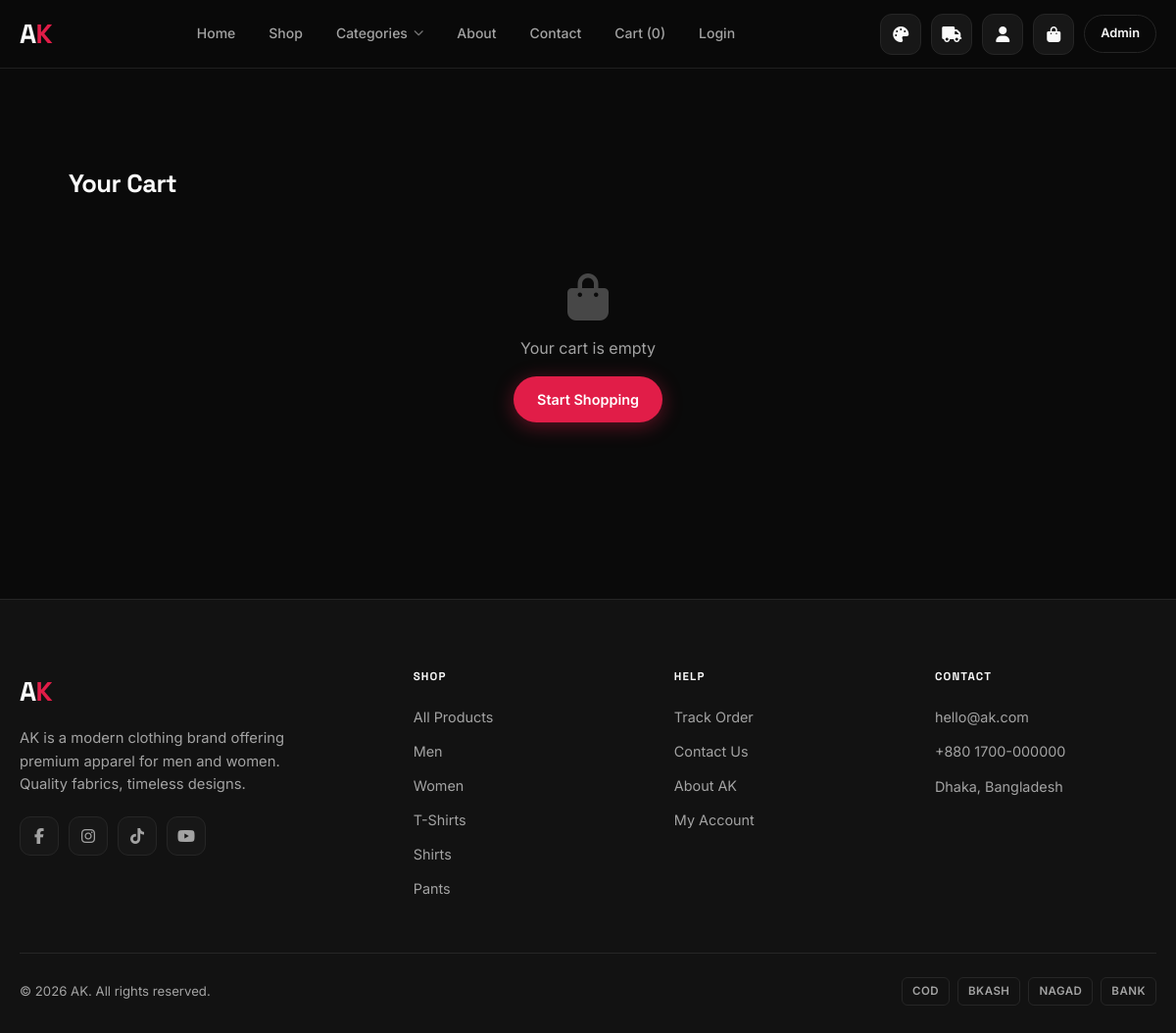
The app's page /cart.php with its own data.
### tables this page shows
CREATE TABLE `categories` (
  `id` INT UNSIGNED NOT NULL AUTO_INCREMENT,
  `name` VARCHAR(100) NOT NULL,
  `slug` VARCHAR(100) NOT NULL,
  `description` TEXT,
  `image` VARCHAR(255) DEFAULT NULL,
  `parent_id` INT UNSIGNED DEFAULT NULL,
  `sort_order` INT NOT NULL DEFAULT 0,
  `status` ENUM('active','inactive') NOT NULL DEFAULT 'active',
  PRIMARY KEY (`id`),
  UNIQUE KEY (`slug`)
);

CREATE TABLE `settings` (
  `id` INT UNSIGNED NOT NULL AUTO_INCREMENT,
  `key` VARCHAR(100) NOT NULL,
  `value` TEXT,
  `type` VARCHAR(20) NOT NULL DEFAULT 'string',
  PRIMARY KEY (`id`),
  UNIQUE KEY (`key`)
);

### app/helpers/functions.php (called while the page is built, shortened)
<?php
function config($key, $default = null) {
    static $cfg = null;
    if ($cfg === null) $cfg = require dirname(__DIR__) . '/config/config.php';
    $keys = explode('.', $key);
    $v = $cfg;
    foreach ($keys as $k) {
        $v = $v[$k];
    }
    return $v;
}
function e($v) { return htmlspecialchars((string)($v ?? ''), ENT_QUOTES, 'UTF-8'); }
function asset($path) { return '/assets/'.ltrim($path,'/'); }
function setting($key, $default = null) {
    $cache =& $GLOBALS['_settings_cache'];
    if (!array_key_exists($key, $cache)) {
        try {
            $row = Database::fetch("SELECT value FROM settings WHERE `key`=?", array($key));
            $cache[$key] = $row ? $row['value'] : $default;
        } catch (Exception $e) {
            $cache[$key] = $default;
        }
    }
    return $cache[$key];
}
function view($path, $data = []) {
    extract($data);
    $file = config('paths.views').'/'.str_replace('.','/',$path).'.php';
    require $file;
}
function activeClass($path, $class = 'active') {
    $cur = parse_url(isset($_SERVER['REQUEST_URI']) ? $_SERVER['REQUEST_URI'] : '', PHP_URL_PATH);
    if ($path === '/' || $path === '/admin/') return ($cur === $path || $cur === rtrim($path,'/')) ? $class : '';
    return (strpos($cur, $path) === 0) ? $class : '';
}
    ?>

### public/cart.php (called while the page is built, shortened)
<?php
view('frontend/cart');

### app/helpers/Cart.php (called while the page is built, shortened)
<?php
class Cart
{
    public static function items()
    {
        return isset($_SESSION['cart']) ? $_SESSION['cart'] : array();
    }
    public static function count()
    {
        $c = 0;
        return $c;
    }
}

### app/helpers/Auth.php (called while the page is built, shortened)
<?php
class Auth
{
    public static function checkAdmin()
    {
        return isset($_SESSION['admin_user']['id']);
    }
    public static function checkCustomer()
    {
        return isset($_SESSION['customer_user']['id']);
    }
}

### app/helpers/Database.php (called while the page is built, shortened)
<?php
class Database {
    private static $instance = null;
    public static function getInstance() {
        if (self::$instance === null) {
            $c = require dirname(__DIR__) . '/config/config.php';
            $d = $c['db'];
            $dsn = "mysql:host={$d['host']};port={$d['port']};dbname={$d['name']};charset={$d['charset']}";
            try {
                self::$instance = new PDO($dsn, $d['user'], $d['pass'], [
                    PDO::ATTR_ERRMODE => PDO::ERRMODE_EXCEPTION,
                    PDO::ATTR_DEFAULT_FETCH_MODE => PDO::FETCH_ASSOC,
                    PDO::ATTR_EMULATE_PREPARES => false,
                ]);
            } catch (PDOException $e) {
                die($c['app_debug'] ? 'DB Error: '.$e->getMessage() : 'Database connection failed.');
            }
        }
        return self::$instance;
    }
    public static function query($sql, $params = []) {
        $stmt = self::getInstance()->prepare($sql);
        $stmt->execute($params);
        return $stmt;
    }
    public static function fetch($sql, $params = []) {
        $r = self::query($sql, $params)->fetch();
        return $r ?: null;
    }
    public static function fetchAll($sql, $params = []) {
        return self::query($sql, $params)->fetchAll();
    }
}

### app/views/layouts/frontend.php (the view, shortened to what this page needs)
<?php
$siteName = setting('site_name', 'AK');
$tagline = setting('site_tagline', 'Define Your Style');
$cartCount = Cart::count();
$categories = [];
try {
    $categories = Database::fetchAll("SELECT * FROM categories WHERE status='active' ORDER BY sort_order LIMIT 10");
} catch (Exception $e) {}
?>
<!DOCTYPE html>
<html lang="en">
<head>
<meta name="description" content="<?= e(isset($pageDescription) ? $pageDescription : setting('site_description')) ?>">
<link rel="stylesheet" href="https://cdnjs.cloudflare.com/ajax/libs/font-awesome/6.5.1/css/all.min.css">
<link rel="stylesheet" href="<?= asset('css/app.css') ?>">
<link rel="stylesheet" href="<?= asset('css/pro.css') ?>">
</head>
<body>
<header class="site-header pro-header">
  <div class="container header-inner">
    <a href="/" class="logo pro-logo">A<span>K</span></a>
    <nav class="nav pro-nav" id="main-nav">
      <a href="/" class="<?= activeClass('/') ?>">Home</a>
      <a href="/shop.php" class="<?= activeClass('/shop') ?>">Shop</a>
      <div class="nav-dropdown">
        <button type="button" class="nav-drop-btn" aria-expanded="false">
          Categories <i class="fas fa-chevron-down"></i>
        </button>
      </div>
      <a href="/index.php?route=about">About</a>
      <a href="/index.php?route=contact">Contact</a>
      <a href="/cart.php" class="nav-cart-mobile">Cart (<?= (int)$cartCount ?>)</a>
      <?php if (Auth::checkCustomer()): ?>
      <a href="/my-account.php" class="nav-cart-mobile">My Account</a>
      <?php else: ?>
      <a href="/login.php" class="nav-cart-mobile">Login</a>
      <?php endif; ?>
    </nav>
    <div class="header-actions">
      <div class="theme-switcher">
        <button type="button" class="icon-btn theme-btn" title="Theme" aria-label="Theme">
          <i class="fas fa-palette"></i>
        </button>
      </div>
      <a href="/track-order.php" class="icon-btn" title="Track Order"><i class="fas fa-truck"></i></a>
      <?php if (Auth::checkCustomer()): ?>
      <a href="/my-account.php" class="icon-btn" title="My Account"><i class="fas fa-user"></i></a>
      <?php else: ?>
      <a href="/login.php" class="icon-btn" title="Login"><i class="fas fa-user"></i></a>
      <?php endif; ?>
      <a href="/cart.php" class="icon-btn cart-btn" title="Cart" id="cart-btn">
        <i class="fas fa-shopping-bag"></i>
      </a>
      <?php if (Auth::checkAdmin()): ?>
      <a href="/admin/" class="btn btn-sm btn-primary header-admin-btn">Admin</a>
      <?php else: ?>
      <a href="/admin/login.php" class="btn btn-sm btn-outline header-admin-btn">Admin</a>
      <?php endif; ?>
    </div>
  </div>
</header>
<main><?= isset($content) ? $content : '' ?></main>
<footer class="site-footer pro-footer">
  <div class="container">
    <div class="footer-top">
      <div class="footer-brand">
        <a href="/" class="logo pro-logo">A<span>K</span></a>
        <p><?= e(setting('site_description', 'Premium clothing for modern lifestyle. Quality fabrics, timeless design.')) ?></p>
        <div class="footer-social">
          <a href="#" aria-label="Facebook"><i class="fab fa-facebook-f"></i></a>
          <a href="#" aria-label="Instagram"><i class="fab fa-instagram"></i></a>
          <a href="#" aria-label="TikTok"><i class="fab fa-tiktok"></i></a>
          <a href="#" aria-label="YouTube"><i class="fab fa-youtube"></i></a>
        </div>
      </div>
      <div class="footer-col">
        <h4>Shop</h4>
        <a href="/shop.php">All Products</a>
        <?php foreach (array_slice($categories, 0, 5) as $cat): ?>
        <a href="/index.php?route=category&slug=<?= e($cat['slug']) ?>"><?= e($cat['name']) ?></a>
        <?php endforeach; ?>
      </div>
      <div class="footer-col">
        <h4>Help</h4>
        <a href="/track-order.php">Track Order</a>
        <a href="/index.php?route=contact">Contact Us</a>
        <a href="/index.php?route=about">About AK</a>
        <a href="/login.php">My Account</a>
      </div>
      <div class="footer-col">
        <h4>Contact</h4>
        <a href="mailto:<?= e(setting('site_email', 'hello@ak.com')) ?>"><?= e(setting('site_email', 'hello@ak.com')) ?></a>
        <a href="tel:<?= e(preg_replace('/\s+/', '', setting('site_phone', ''))) ?>"><?= e(setting('site_phone', '01700000000')) ?></a>
        <p class="footer-address"><?= e(setting('site_address', 'Dhaka, Bangladesh')) ?></p>
      </div>
    </div>
    <div class="footer-bottom">
      <span>&copy; <?= date('Y') ?> <?= e($siteName) ?>. All rights reserved.</span>
      <span class="footer-payments">
        <span>COD</span><span>bKash</span><span>Nagad</span><span>Bank</span>
      </span>
    </div>
  </div>
</footer>
</body>
</html>

### public/assets/css/app.css (style rules this page uses)
*,*::before,*::after { box-sizing:border-box;margin:0;padding:0 }
:root { --font-sans:'Inter',system-ui,sans-serif;--font-display:'Space Grotesk',var(--font-sans);--radius:12px;--header-h:70px;--transition:.25s ease }
html { scroll-behavior:smooth }
body { font-family:var(--font-sans);background:var(--color-bg);color:var(--color-text);line-height:1.6;min-height:100vh;-webkit-font-smoothing:antialiased }
a { color:inherit;text-decoration:none;transition:color var(--transition) }
button,input,select,textarea { font:inherit;color:inherit;border:none;background:none;outline:none }
h1,h2,h3,h4 { font-family:var(--font-display);font-weight:700;line-height:1.2;letter-spacing:-.02em }
.container { width:100%;max-width:1280px;margin:0 auto;padding:0 20px }
.btn { display:inline-flex;align-items:center;justify-content:center;gap:8px;padding:12px 24px;font-weight:600;font-size:.9rem;border-radius:999px;cursor:pointer;transition:all var(--transition);white-space:nowrap }
.btn-outline { border:1.5px solid var(--color-border);color:var(--color-text) }
.btn-sm { padding:8px 16px;font-size:.8rem }
.site-header { position:fixed;top:0;left:0;right:0;height:var(--header-h);z-index:1000;transition:background .3s,box-shadow .3s }
.header-inner { display:flex;align-items:center;justify-content:space-between;height:100% }
.logo { font-family:var(--font-display);font-weight:800;font-size:1.6rem;letter-spacing:-.03em }
.logo span { color:var(--color-primary) }
.nav { display:flex;align-items:center;gap:4px }
.nav a { padding:8px 14px;border-radius:999px;font-weight:500;font-size:.9rem;color:var(--color-text-muted) }
.header-actions { display:flex;align-items:center;gap:10px }
.icon-btn { width:40px;height:40px;border-radius:10px;display:grid;place-items:center;background:var(--color-surface);border:1px solid var(--color-border);cursor:pointer;position:relative;transition:all var(--transition) }
.theme-switcher { position:relative }
.site-footer { padding:60px 0 30px;border-top:1px solid var(--color-border);margin-top:40px }
.footer-brand p { color:var(--color-text-muted);margin-top:12px;max-width:260px;font-size:.9rem }
.footer-col h4 { font-size:.8rem;text-transform:uppercase;letter-spacing:.06em;color:var(--color-text-muted);margin-bottom:14px }
.footer-col a { display:block;padding:5px 0;color:var(--color-text-muted);font-size:.9rem }
.footer-bottom { display:flex;justify-content:space-between;padding-top:24px;border-top:1px solid var(--color-border);font-size:.85rem;color:var(--color-text-muted) }
.cart-btn { z-index:1001;pointer-events:auto!important;position:relative }
.nav-cart-mobile { display:none }

### records on screen
categories: name "Men"
categories: name "Women"
categories: name "T-Shirts"
categories: name "Shirts"
categories: name "Pants"
settings: value "+880 1700-000000"
settings: value "Dhaka, Bangladesh"

### other values on screen
$cartCount "0"
setting('site_email', 'hello@ak.com') "hello@ak.com"
$siteName "AK"
